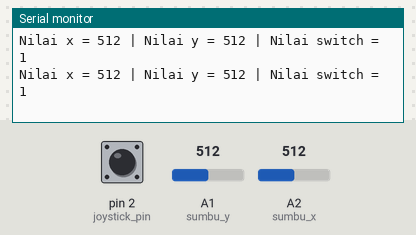
A sketch run on a simulated Arduino Uno, built with avr-gcc and run on an emulated ATmega328P. On the bench: the last lines printed to the serial monitor. The inputs (shaded band) are chosen by the test bench; at power-on: A1 (sumbu_y) = 512, A2 (sumbu_x) = 512, pin 2 (joystick_pin) HIGH.

Above: at 1.2 s.
1.3 s: A1 (sumbu_y) set to 105
At 1.42 s:
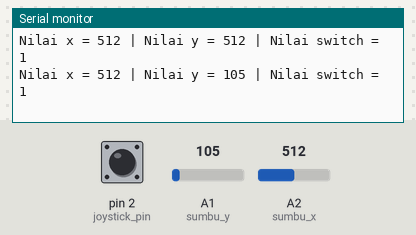
4.3 s: A1 (sumbu_y) set to 95
At 4.33 s:
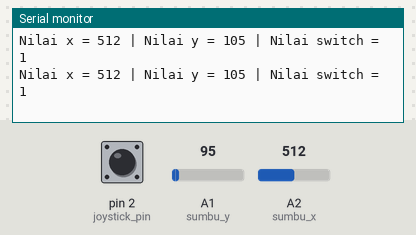
7.3 s: A2 (sumbu_x) set to 111
At 7.34 s:
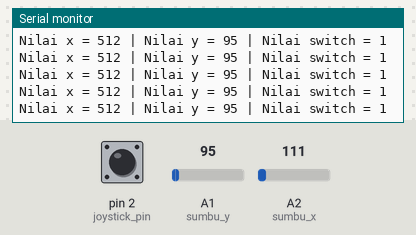
10.3 s: A2 (sumbu_x) set to 91
At 10.34 s:
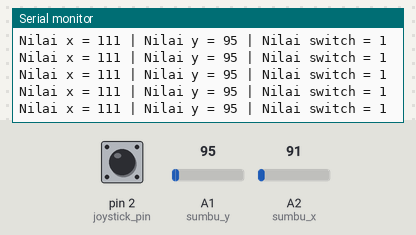
Timing chart, 0 to 13.3 s (numbered marks = the images above; inputs shaded):
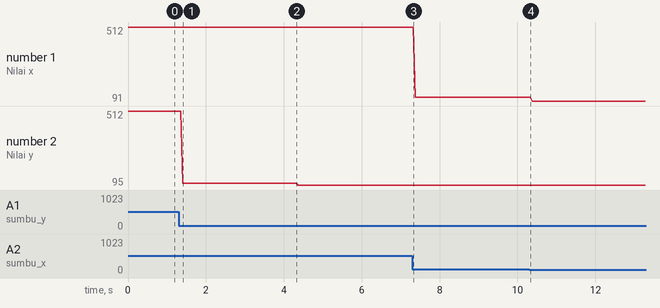

Measured:
- after the input at 1.3 s, the serial monitor: prints a new line after 0.10 s (image 1)
- plotted number 1: 512 → 111 after the input at 7.3 s, 111 → 91 after the input at 10.3 s
- plotted number 2: 512 → 105 after the input at 1.3 s, 105 → 95 after the input at 4.3 s

The sketch:

Testing_Joystick_BiAxial.ino
```cpp
const int sumbu_x = A2;
const int sumbu_y = A1;
const int joystick_pin = 2;

int x_value = 0, y_value = 0, joystick_value = 0;

void setup() {
  // put your setup code here, to run once:

  Serial.begin (9600);
  pinMode (joystick_pin, INPUT_PULLUP);
  pinMode (sumbu_x, INPUT);
  pinMode (sumbu_y, INPUT);

}

void loop() {
  // put your main code here, to run repeatedly:

  x_value = analogRead (sumbu_x);
  y_value = analogRead (sumbu_y);
  joystick_value = digitalRead (joystick_pin);

  Serial.print ("Nilai x = ");
  Serial.print (x_value);
  Serial.print (" | Nilai y = ");
  Serial.print (y_value);
  Serial.print (" | Nilai switch = ");
  Serial.println (joystick_value);

  //delay (600);

}
```
